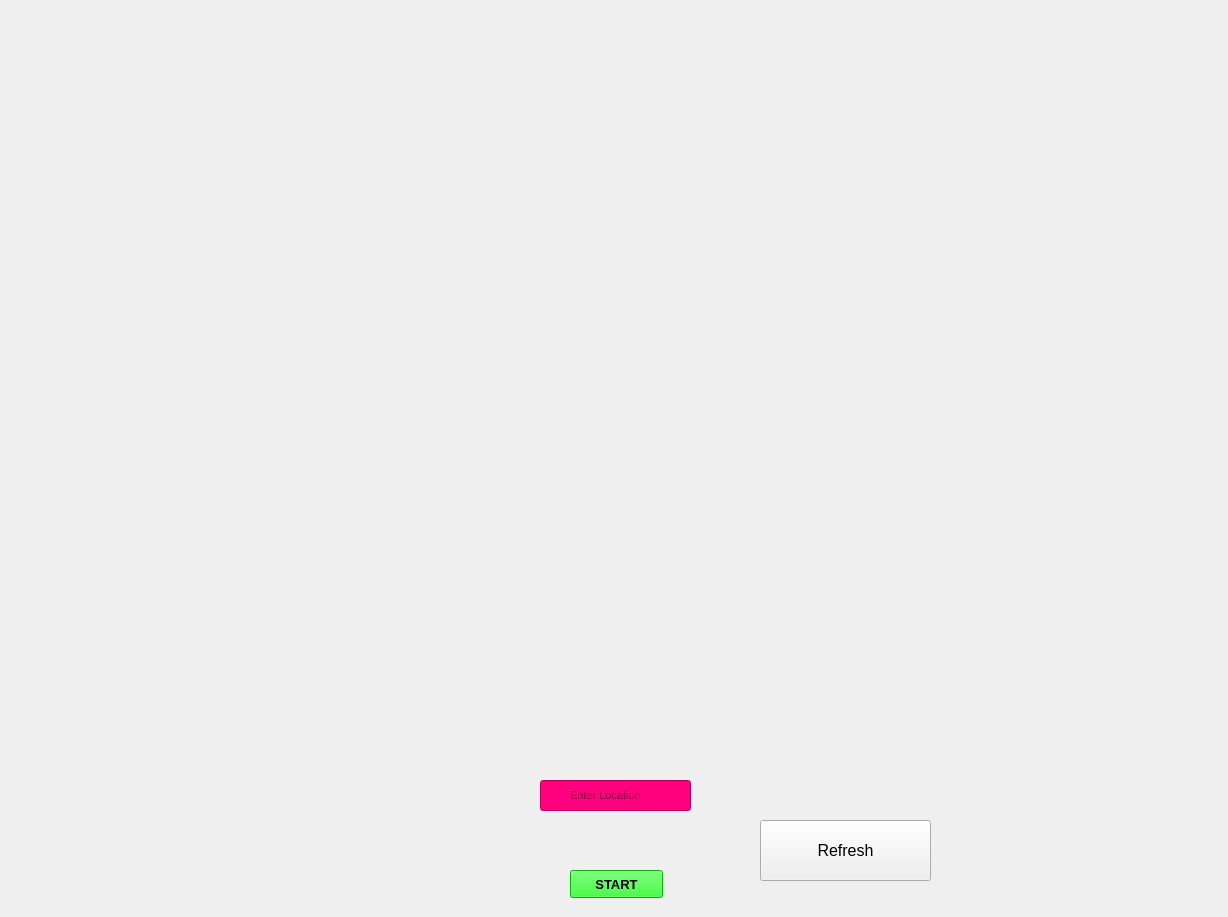
<?xml version="1.0" encoding="UTF-8"?>
<ui version="4.0">
 <class>Indian_RailwayUi</class>
 <widget class="QMainWindow" name="Indian_RailwayUi">
  <property name="geometry">
   <rect>
    <x>0</x>
    <y>0</y>
    <width>1228</width>
    <height>917</height>
   </rect>
  </property>
  <property name="windowTitle">
   <string>MainWindow</string>
  </property>
  <widget class="QWidget" name="centralwidget">
   <widget class="QLabel" name="label">
    <property name="geometry">
     <rect>
      <x>-6</x>
      <y>-5</y>
      <width>1241</width>
      <height>701</height>
     </rect>
    </property>
    <property name="text">
     <string/>
    </property>
    <property name="pixmap">
     <pixmap>../Gif/0.jpg</pixmap>
    </property>
    <property name="scaledContents">
     <bool>true</bool>
    </property>
   </widget>
   <widget class="QLabel" name="label_2">
    <property name="geometry">
     <rect>
      <x>440</x>
      <y>40</y>
      <width>351</width>
      <height>71</height>
     </rect>
    </property>
    <property name="text">
     <string/>
    </property>
    <property name="pixmap">
     <pixmap>../Gif/3.gif</pixmap>
    </property>
   </widget>
   <widget class="QLabel" name="label_5">
    <property name="geometry">
     <rect>
      <x>-6</x>
      <y>695</y>
      <width>1251</width>
      <height>251</height>
     </rect>
    </property>
    <property name="text">
     <string/>
    </property>
    <property name="pixmap">
     <pixmap>../Gif/0.jpg</pixmap>
    </property>
    <property name="scaledContents">
     <bool>true</bool>
    </property>
   </widget>
   <widget class="QLineEdit" name="lineEdit">
    <property name="geometry">
     <rect>
      <x>540</x>
      <y>780</y>
      <width>151</width>
      <height>31</height>
     </rect>
    </property>
    <property name="font">
     <font>
      <family>Microsoft Sans Serif</family>
      <pointsize>8</pointsize>
     </font>
    </property>
    <property name="styleSheet">
     <string notr="true">background-color: rgb(255, 0, 127);
border-color: rgb(0, 0, 0);
padding-left:27px;
padding-right:20px;</string>
    </property>
    <property name="placeholderText">
     <string>Enter Location</string>
    </property>
   </widget>
   <widget class="QPushButton" name="pushButton">
    <property name="geometry">
     <rect>
      <x>570</x>
      <y>870</y>
      <width>93</width>
      <height>28</height>
     </rect>
    </property>
    <property name="font">
     <font>
      <pointsize>10</pointsize>
      <weight>75</weight>
      <bold>true</bold>
     </font>
    </property>
    <property name="styleSheet">
     <string notr="true">background-color: rgb(0, 255, 0);
border-color: rgb(85, 85, 85);</string>
    </property>
    <property name="text">
     <string>START</string>
    </property>
   </widget>
   <widget class="QLabel" name="label_3">
    <property name="geometry">
     <rect>
      <x>-6</x>
      <y>135</y>
      <width>1241</width>
      <height>561</height>
     </rect>
    </property>
    <property name="text">
     <string/>
    </property>
    <property name="pixmap">
     <pixmap>../Gif/1.gif</pixmap>
    </property>
    <property name="scaledContents">
     <bool>true</bool>
    </property>
   </widget>
   <widget class="QLabel" name="label_7">
    <property name="geometry">
     <rect>
      <x>390</x>
      <y>10</y>
      <width>451</width>
      <height>121</height>
     </rect>
    </property>
    <property name="text">
     <string/>
    </property>
    <property name="pixmap">
     <pixmap>../Gif/26.gif</pixmap>
    </property>
    <property name="scaledContents">
     <bool>true</bool>
    </property>
   </widget>
   <widget class="QLabel" name="label_4">
    <property name="geometry">
     <rect>
      <x>590</x>
      <y>710</y>
      <width>41</width>
      <height>61</height>
     </rect>
    </property>
    <property name="text">
     <string/>
    </property>
    <property name="pixmap">
     <pixmap>../Gif/2.png</pixmap>
    </property>
    <property name="scaledContents">
     <bool>true</bool>
    </property>
   </widget>
   <widget class="QLabel" name="label_6">
    <property name="geometry">
     <rect>
      <x>590</x>
      <y>820</y>
      <width>51</width>
      <height>41</height>
     </rect>
    </property>
    <property name="text">
     <string/>
    </property>
    <property name="pixmap">
     <pixmap>../Gif/27.gif</pixmap>
    </property>
    <property name="scaledContents">
     <bool>true</bool>
    </property>
   </widget>
   <widget class="QPushButton" name="pushButton_2">
    <property name="geometry">
     <rect>
      <x>760</x>
      <y>820</y>
      <width>171</width>
      <height>61</height>
     </rect>
    </property>
    <property name="font">
     <font>
      <pointsize>12</pointsize>
     </font>
    </property>
    <property name="text">
     <string>Refresh</string>
    </property>
   </widget>
  </widget>
 </widget>
 <resources/>
 <connections/>
</ui>
